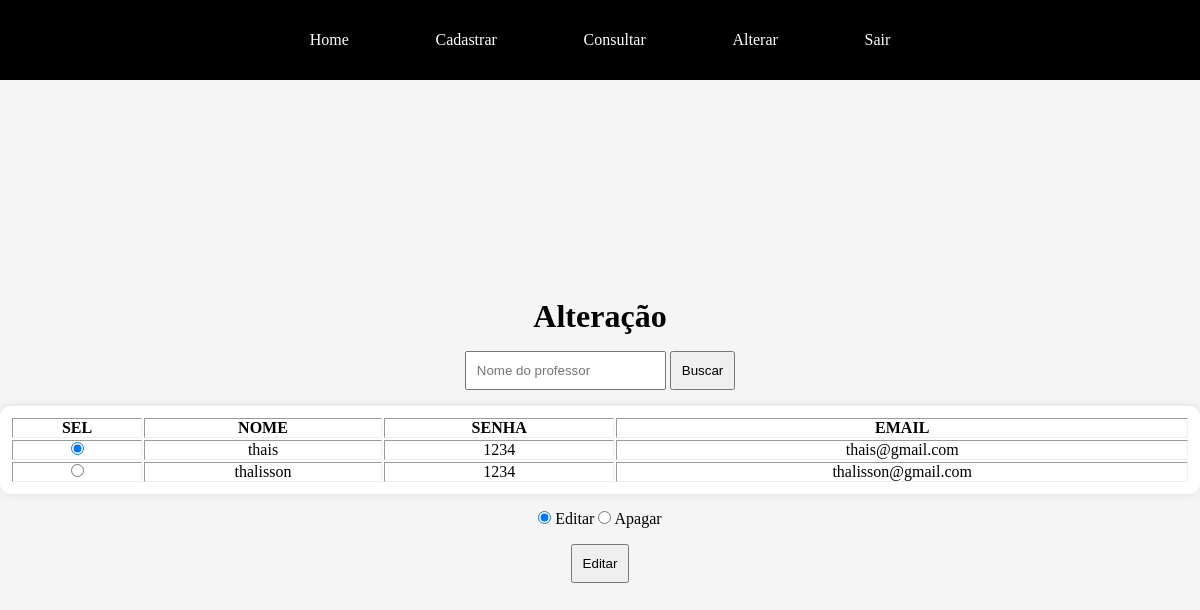
Before: /site/acess/adm/alteracao/prof/alterar.php with the older database file.
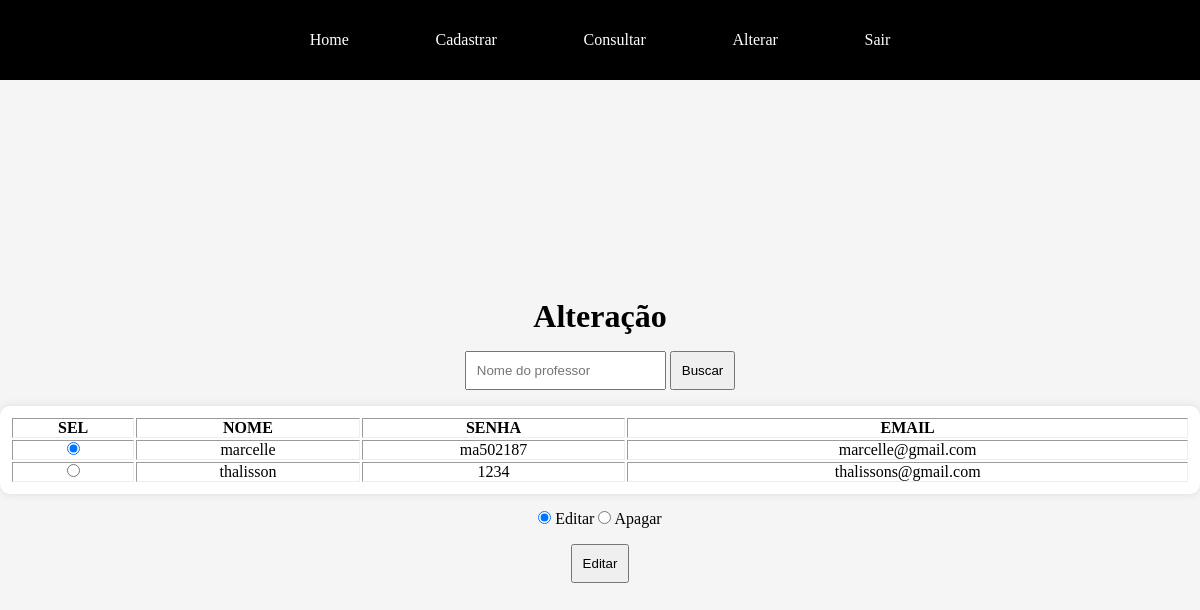
After: the same page with the newer database file.
### tables this page shows
CREATE TABLE `professor` (
  `nome` varchar(60) NOT NULL,
  `senha` varchar(60) NOT NULL,
  `email` varchar(120) NOT NULL
);

### site/acess/adm/alteracao/prof/alterar.php (the view, shortened to what this page needs)
<!DOCTYPE html>
<html lang="pt-BR">
<head>
  <link rel="stylesheet" href="../../../../css/acess/consulta.css">
  <?php
    require "../../../../conexao.php";
    $sql = "SELECT * FROM professor";
    $result = mysqli_query($conn, $sql);
  ?>
</head>
<body>
  <header>
    <nav class="menu">
      <a href="../../home.php" class="menu-item"><span>Home</span></a>
      <a href="../../cadastrar.php" class="menu-item"><span>Cadastrar</span></a>
      <a href="../../consultar.php" class="menu-item"><span>Consultar</span></a>
      <a href="../../alterar.php" class="menu-item"><span>Alterar</span></a>
      <a href="../../../../index.php" class="menu-item"><span>Sair</span></a>
    </nav>
  </header>
  <main>
    <h1>Alteração</h1>
    <form action="busca.php" method="post">
      <input type="text" name="nome" placeholder="Nome do professor" required>
      <button type="submit">Buscar</button>
    </form>
    <form action="validacao.php" method="post" class="form">
      <table border="1px" class='lista'>
        <thead>
          <th>SEL</th>
          <th>NOME</th>
          <th>SENHA</th>
          <th>EMAIL</th>
        </thead>
        <tbody>
          <?php
            $c = 0;
            while ($row = mysqli_fetch_assoc($result)) {
              if ($c == 0) {
                echo "<tr>
                  <td><input type='radio' value='{$row['email']}' name='disc' checked></td>
                  <td>{$row['nome']}</td>
                  <td>{$row['senha']}</td>
                  <td>{$row['email']}</td>
                </tr>";
                $c = 1;
              } else {
                echo "<tr>
                  <td><input type='radio' value='{$row['email']}' name='disc'></td>
                  <td>{$row['nome']}</td>
                  <td>{$row['senha']}</td>
                  <td>{$row['email']}</td>
                </tr>";
              }
            }
          ?>
        </tbody>
      </table>
      <div class="radios">
        <input type="radio" name="alt" value='editar' checked onclick="mudar()">
        <span>Editar</span>
        <input type="radio" name="alt" value='apagar' onclick='mudar()'>
        <span>Apagar</span>
      </div>
      <button type='submit' id='btn'>Editar</button>
    </form>
  </main>
</body>
</html>

Changed rows visible on the page:
removed professor: nome "thais", senha "1234", email "thais@gmail.com"
removed professor: nome "thalisson", senha "1234", email "thalisson@gmail.com"
added professor: nome "marcelle", senha "ma502187", email "marcelle@gmail.com"
added professor: nome "thalisson", senha "1234", email "thalissons@gmail.com"
